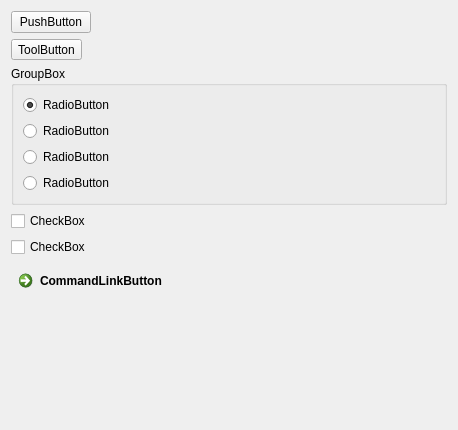
<?xml version="1.0" encoding="UTF-8"?>
<ui version="4.0">
 <class>Form</class>
 <widget class="QWidget" name="Form">
  <property name="geometry">
   <rect>
    <x>0</x>
    <y>0</y>
    <width>458</width>
    <height>430</height>
   </rect>
  </property>
  <property name="windowTitle">
   <string>Button</string>
  </property>
  <layout class="QVBoxLayout" name="verticalLayout_2">
   <item>
    <layout class="QHBoxLayout" name="horizontalLayout">
     <item>
      <widget class="QPushButton" name="pushButton">
       <property name="text">
        <string>PushButton</string>
       </property>
      </widget>
     </item>
     <item>
      <spacer name="horizontalSpacer">
       <property name="orientation">
        <enum>Qt::Horizontal</enum>
       </property>
       <property name="sizeHint" stdset="0">
        <size>
         <width>40</width>
         <height>20</height>
        </size>
       </property>
      </spacer>
     </item>
    </layout>
   </item>
   <item>
    <widget class="QToolButton" name="toolButton">
     <property name="text">
      <string>ToolButton</string>
     </property>
    </widget>
   </item>
   <item>
    <widget class="QGroupBox" name="groupBox">
     <property name="title">
      <string>GroupBox</string>
     </property>
     <layout class="QVBoxLayout" name="verticalLayout">
      <item>
       <widget class="QRadioButton" name="radioButton">
        <property name="text">
         <string>RadioButton</string>
        </property>
        <property name="checked">
         <bool>true</bool>
        </property>
       </widget>
      </item>
      <item>
       <widget class="QRadioButton" name="radioButton_2">
        <property name="text">
         <string>RadioButton</string>
        </property>
       </widget>
      </item>
      <item>
       <widget class="QRadioButton" name="radioButton_3">
        <property name="text">
         <string>RadioButton</string>
        </property>
       </widget>
      </item>
      <item>
       <widget class="QRadioButton" name="radioButton_4">
        <property name="text">
         <string>RadioButton</string>
        </property>
       </widget>
      </item>
     </layout>
    </widget>
   </item>
   <item>
    <widget class="QCheckBox" name="checkBox">
     <property name="text">
      <string>CheckBox</string>
     </property>
    </widget>
   </item>
   <item>
    <widget class="QCheckBox" name="checkBox_2">
     <property name="text">
      <string>CheckBox</string>
     </property>
    </widget>
   </item>
   <item>
    <widget class="QCommandLinkButton" name="commandLinkButton">
     <property name="text">
      <string>CommandLinkButton</string>
     </property>
    </widget>
   </item>
   <item>
    <spacer name="verticalSpacer">
     <property name="orientation">
      <enum>Qt::Vertical</enum>
     </property>
     <property name="sizeHint" stdset="0">
      <size>
       <width>20</width>
       <height>134</height>
      </size>
     </property>
    </spacer>
   </item>
  </layout>
 </widget>
 <resources/>
 <connections/>
</ui>
